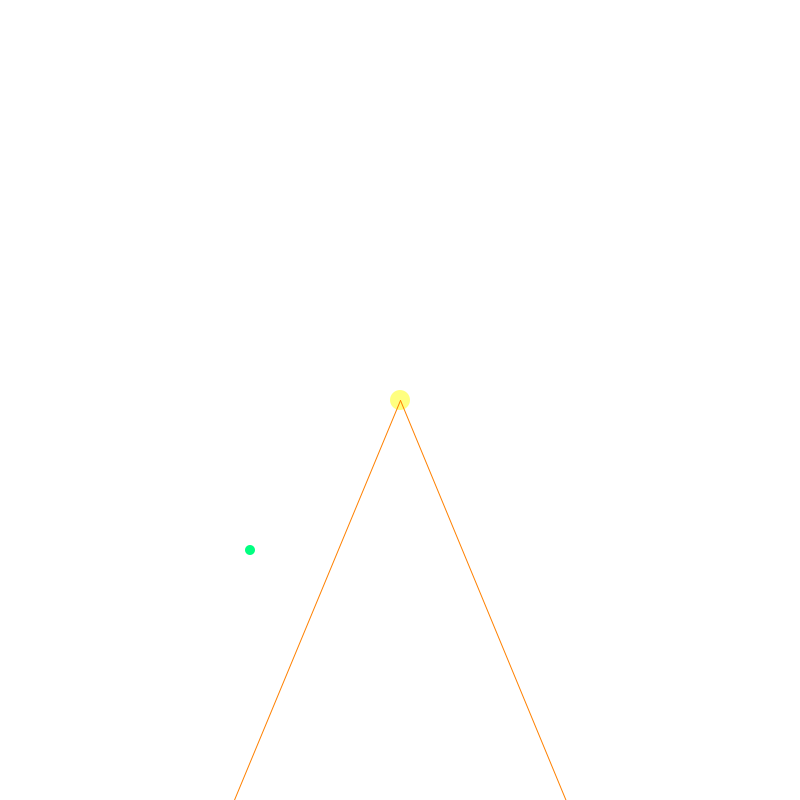
Frame 1 (no input)
Frame 60 (the mouse pressed at the canvas centre just before this capture): identical to frame 1, image omitted
Frame 120 (the mouse held since frame 60 and released just before this capture): identical to frame 1, image omitted

The Processing sketch that drew this single still picture (run headless with seeded random() and noise(); from frame 60 on, the mouse is pressed at the canvas centre):

// Processing sketch: ConeOfSight
// ── ConeOfSight.pde
int x, y;
PVector player = new PVector(250, 550);
float angle = PI / 2;
float coneAngle = PI / 4;
float angleStep = PI / 60;
 
void setup()
{
  size(800, 800);
  frameRate(10);
  
  smooth();
  x = width / 2;
  y = height / 2;
}
 
void draw()
{
  background(255);
  playerDraw();
  enemiesDraw();
}
 
void keyPressed()
{
  if (key == CODED)
  {
    if (keyCode == LEFT) angle -= angleStep;
    if (keyCode == RIGHT) angle += angleStep;
  }
  if (angle > TWO_PI) angle -= TWO_PI;
  if (angle < 0) angle += TWO_PI;
  
  if (key == 'r') // Random
  {
    player = new PVector(random(20, width - 20), random(20, height - 20));
  }
}
 
boolean isPlayerInSight(float playerX, float playerY, float coneX, float coneY, float coneDir) 
{
  boolean bCanSee = false;
  float minAngle = coneDir - coneAngle / 2;
  float maxAngle = coneDir + coneAngle / 2;
 
  float angle = atan2(playerY - coneY, playerX - coneX);
  if (angle < 0)
  {
    angle += TWO_PI;
  }

  // Test if the angle is inside the 'cone' (between the min angle and max angle)
  if (angle >= minAngle && angle <= maxAngle) 
  {
    bCanSee = true;
  }
  return bCanSee;
}
 
void enemiesDraw()
{
  noStroke();
  fill(255, 255, 128);
  ellipse(x, y, 20, 20);
  
  if (isPlayerInSight(
      player.x, player.y, 
      x, y,
      angle)) 
  {
    stroke(255, 0, 0);
  }
  else
  {
    stroke(255, 128, 0);
  }
  // Draw a visual representation of the cone of sight
  line(x, y, x + cos(angle + coneAngle / 2) * width, y + sin(angle + coneAngle / 2) * height);
  line(x, y, x + cos(angle - coneAngle / 2) * width, y + sin(angle - coneAngle / 2) * height);
}
 
void playerDraw()
{
  noStroke();
  fill(0, 255, 128);
  ellipse(player.x, player.y, 10, 10);
}
